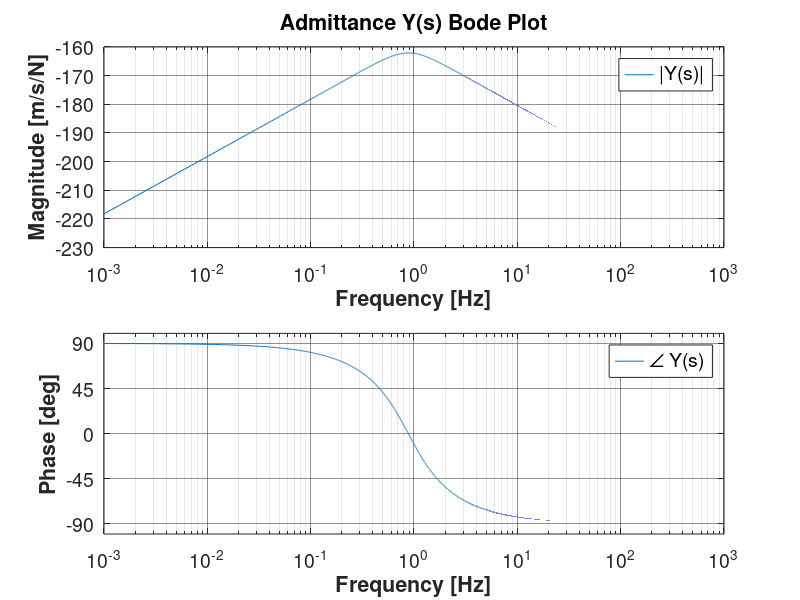
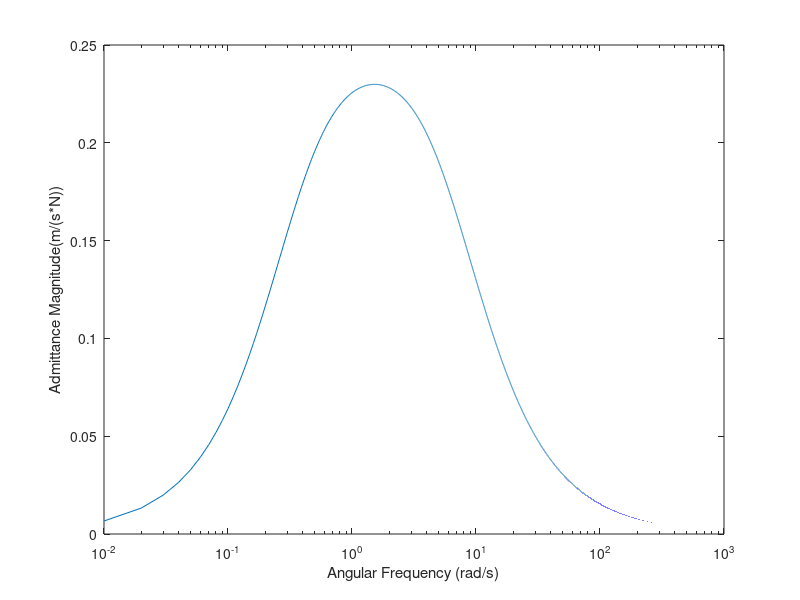

Reproduce these figures in MATLAB, in order.
clc;
clear all;
close all;

%% Question 3: Analysis of Mechanical System

%Parameter
R = 4.35; % in [kg/s]
C1 = 1/1.2; % in [m/N]
C2 = 1/4; % in [m/N]
C3 = 1/0.33; % in [m/N]
m = 0.65; % in [kg]

%Frequency Data Points
omega = 0:0.01:1000; % Hz
ss = 1j*omega;

%Solving for Admittance T.F Y(s)
Ceq = C2+C3;
Z = 1./(Ceq*ss) + 1./(C1*ss) + R + m*ss;
Y = 1./Z;

% Y(s) Plot
figure(1)
semilogx(omega,abs(Y));
xlabel('Angular Frequency (rad/s)');
ylabel('Admittance Magnitude(m/(s*N))');

% Finding the natural frequency and damping ratio
[~,wn] = max(real(Y));
[~,w1] = max(imag(Y));
[~,w2] = min(imag(Y));

omega_n = omega(wn);
omega_1 = omega(w1);
omega_2 = omega(w2);

Q = omega_n/(omega_2-omega_1);
zeta = 1/2/Q;

fprintf('wn = %f rad/s\n',omega_n);
fprintf('zeta = %f rad/s\n',zeta);

%% Question 4: Skyscraper Damping

%Parameter
L = 12.6; % Length of the pendulum in [m]
m = 6.6e5; % Mass in [kg]
C = 8.0e5; % Damping coefficient in [kg/s]
g = 9.81; % gravity in [N/kg]
w_des = 0.620;

%Frequency Data Points
omega = (0:0.001:1000);
ss = 1j*omega;

%Solving for Admittance T.F Y(s)
Z = m*L^2*ss+m*g*L./ss+C*L^2;
Y = 1./Z;

mag = 20*log10(abs(Y));
phase = angle(Y)*180/pi;

figure();
ax1 = subplot(2,1,1);
semilogx(omega,mag);
grid on;
xlabel('Frequency [Hz]', 'Fontsize',16, 'Fontweight', 'bold');
ylabel('Magnitude [m/s/N]', 'Fontsize', 16, 'Fontweight', 'bold');
title('Admittance Y(s) Bode Plot', 'Fontsize', 16, 'Fontweight', 'bold');
set(gca, 'Fontsize', 14, 'GridAlpha', 0.5, 'MinorGridAlpha', 0.1, 'MinorGridLineStyle', '-');
legend('|Y(s)|', 'Fontsize', 14)

ax2 = subplot(2,1,2);
semilogx(omega,phase);
grid on;
xlabel('Frequency [Hz]', 'Fontsize', 16, 'Fontweight', 'bold');
ylabel('Phase [deg]', 'Fontsize', 16, 'Fontweight', 'bold');
set(gca, 'Fontsize', 14, 'GridAlpha', 0.5, 'MinorGridAlpha', 0.1, 'MinorGridLineStyle', '-', 'YTick', (-2:2)*45);
legend('\angle Y(s)', 'Fontsize', 14)
saveas(gcf,'Q4Plot.png')

[~,omega_n] = max(mag);
wn = omega(omega_n); %Natural Frequency in [rad/s]

% Finding the natural frequency and damping ratio
[~,wn] = max(real(Y));
[~,w1] = max(imag(Y));
[~,w2] = min(imag(Y));

omega_n = omega(wn);
omega_1 = omega(w1);
omega_2 = omega(w2);

Q = omega_n/(omega_2-omega_1);
zeta = 1/2/Q;

fprintf('wd = %f rad/s\n',omega_n*sqrt(1-zeta^2));
